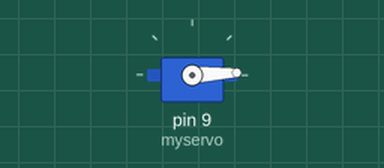
Simulated run of this sketch. Board: Arduino Uno, built with avr-gcc and run on an emulated ATmega328P. On the bench: servo.

Above: at 0.05 s.
At 0.9 s:
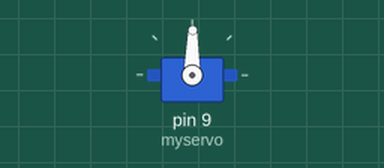
At 1.8 s:
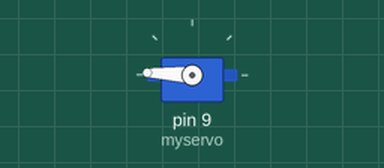
At 3.6 s:
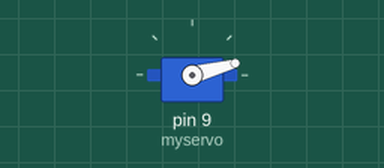
Timing chart, 0 to 8.6 s (numbered marks = the images above):
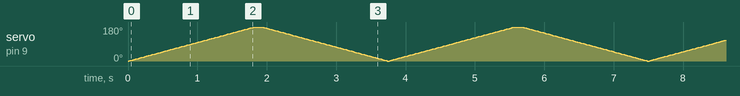

The sketch:

9_Servo_motor.ino
```cpp
#include<Servo.h>
Servo myservo;
void setup() {
  // put your setup code here, to run once:
  Serial.begin(9600);
myservo.attach(9);
}

void loop() {
  // put your main code here, to run repeatedly:
for(int i=0;i<=180;i++)
{
  myservo.write(i);
  delay(10);
}
delay(100);
for(int i=180;i>=0;i--)
{
  myservo.write(i);
  delay(10);
}
///delay();
}
```
